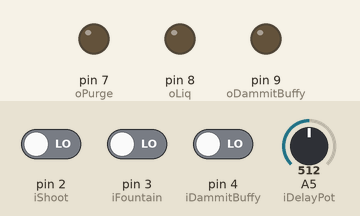
Recording of a sketch running on a simulated Arduino Uno, built with avr-gcc and run on an emulated ATmega328P. On the bench: output pins drawn as LEDs (lit = HIGH). The inputs (shaded band) are chosen by the test bench; at power-on: pin 2 (iShoot) LOW, pin 4 (iDammitBuffy) LOW, pin 3 (iFountain) LOW, A5 (iDelayPot) = 512.

Above: at 1.2 s.
1.3 s: pin 2 (iShoot) driven HIGH
At 2.5 s:
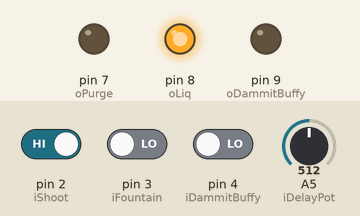
2.8 s: pin 4 (iDammitBuffy) driven HIGH
At 4.0 s:
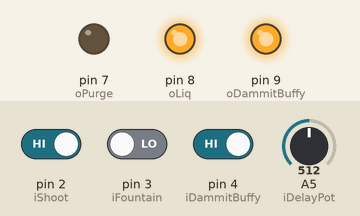
4.3 s: pin 2 (iShoot) driven LOW
At 4.8 s:
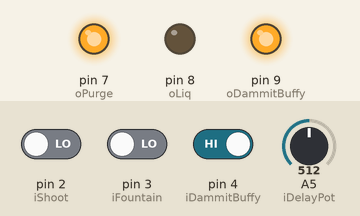
7.3 s: pin 3 (iFountain) driven HIGH
At 8.3 s:
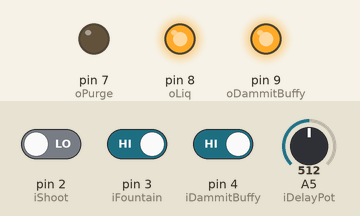
8.8 s: pin 3 (iFountain) driven LOW
At 9.4 s:
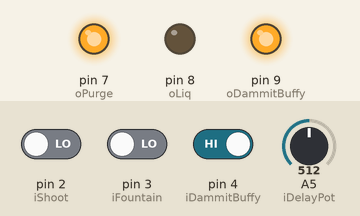
10.3 s: pin 4 (iDammitBuffy) driven LOW
At 11.1 s:
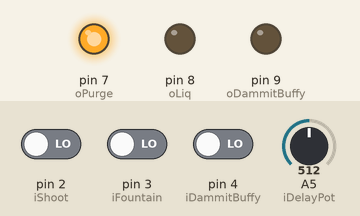
Timing chart, 0 to 13.5 s (numbered marks = the images above; inputs shaded):
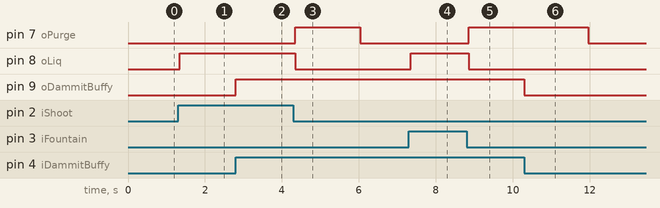

The sketch:

liquidShooterDriver.pde
```cpp
int oPurge = 7;
int oLiq = 8;
int oDammitBuffy = 9;
int iShoot = 2;
int iFountain = 3;
int iDammitBuffy = 4;
int iDelayPot = 5;

#define MINFOUNTPURGE 500 //min purge for fountain mode in ms
#define MAXFOUNTPURGE 6000 //max purge for fountain mode in ms

#define MINSHOOTPURGE 500 //min purge for shooter mode in ms
#define MAXSHOOTPURGE 3000 //min purge for shooter mode in ms

#define DEBOUNCEDELAY 50 // ms delay in responding to inputs
#define PURGEOFFTHRESHHOMLD 50 //input of the delay pot reads from 0 to 1023; this is the cutoff below which the purge is off

unsigned long deBounceTimeOut[4];
unsigned long purgeOffTime = 0;

int liqState = LOW;
int purgeState = LOW;
int mode = 0;
int deBounceWait[4];
int lastState[4];

void setup (){
  pinMode(iShoot, INPUT);
  pinMode(iFountain, INPUT);
  pinMode(iDammitBuffy, INPUT);
  pinMode(oPurge, OUTPUT);
  pinMode(oLiq, OUTPUT);
  pinMode(oDammitBuffy, OUTPUT);
  digitalWrite(oPurge, LOW);
  digitalWrite(oLiq, LOW);
  for (int i=0; i<4; i++){
    deBounceTimeOut[i] = 0;
    deBounceWait[i] = false;
    lastState[i] = LOW;
  }
}

void loop(){
  switch(mode){
    case 0: //nothing happening
      liqState = LOW;
      purgeState = LOW;
      if (isPressed(iFountain)){
        mode = 1;
      }
      if (isPressed(iShoot)){
        mode = 2;
      }
      break;
    case 1: //fountain
      liqState = HIGH;
      purgeState = LOW;
      if (!isPressed(iFountain)){
        if (analogRead(iDelayPot) >= PURGEOFFTHRESHHOMLD){
          purgeOffTime = millis() + map(analogRead(iDelayPot), PURGEOFFTHRESHHOMLD, 1023, MINFOUNTPURGE, MAXFOUNTPURGE);
          mode = 3;
        }
        else {
          mode = 0;
        }
      }
      break;
    case 2: //liquid shooter
      liqState = HIGH;
      purgeState = LOW;
      if (!isPressed(iShoot)){
        if (analogRead(iDelayPot) >= PURGEOFFTHRESHHOMLD){
          purgeOffTime = millis() + map(analogRead(iDelayPot), PURGEOFFTHRESHHOMLD, 1023, MINSHOOTPURGE, MAXSHOOTPURGE);
          mode = 3;
        }
        else {
          mode = 0;
        }
      }
      break;
    case 3: // purge
      liqState = LOW;
      purgeState = HIGH;
      if (millis() > purgeOffTime){
        mode = 0;
      }
      break;
  }
  digitalWrite (oPurge, purgeState);
  digitalWrite (oLiq, liqState);
  if (digitalRead(iDammitBuffy)){
    digitalWrite (oDammitBuffy, HIGH);
  }
  else {
    digitalWrite (oDammitBuffy, LOW);
  }
}

int isPressed (int input){ // debounces inputs and returns the state of the input after debouncing
  int currentState = digitalRead(input);
  if (deBounceWait[input]){
    if (currentState == lastState[input]){
      deBounceWait[input] = false;
    }
    else if (millis() > deBounceTimeOut[input]){
      deBounceWait[input] = false;
      lastState[input] = currentState;
    }
  }
  else if (currentState != lastState[input]){
    deBounceWait[input] = true;
    deBounceTimeOut[input] = millis() + DEBOUNCEDELAY;
  }
  return lastState[input];
}
```

Measured:
- after the input at 1.3 s, pin 8 (oLiq): LOW → HIGH after 0.05 s
- after the input at 2.8 s, pin 9 (oDammitBuffy): LOW → HIGH at once
- after the input at 4.3 s, pin 7 (oPurge): LOW → HIGH after 0.05 s, → LOW 1.7 s later; pin 8 (oLiq): HIGH → LOW after 0.05 s
- after the input at 7.3 s, pin 8 (oLiq): LOW → HIGH after 0.05 s
- after the input at 8.8 s, pin 7 (oPurge): LOW → HIGH after 0.05 s; pin 8 (oLiq): HIGH → LOW after 0.05 s
- after the input at 10.3 s, pin 9 (oDammitBuffy): HIGH → LOW at once
